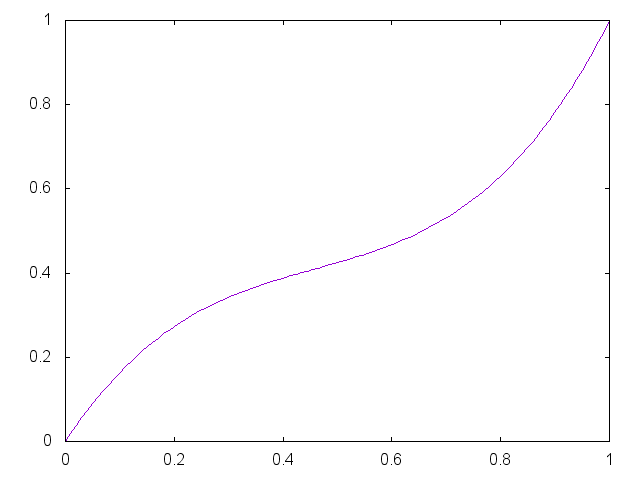

Recreate this plot in gnuplot.


set term png

set output "generate/static/generate/bezier-0.65-0.15.png"
plot '-' smooth bezier notitle
0 0
0.33 0.65
0.67 0.15 
1 1
e

reset;
